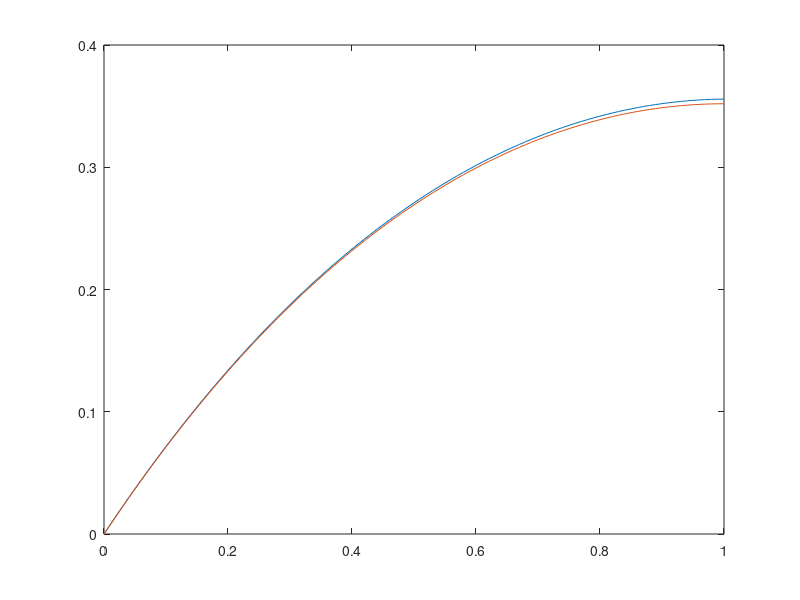

Source code (MATLAB):
xbeg = 0;
xend = 1;
ubeg = 0;
Numberofpoints = 100;
stepsize = (xend-xbeg)/Numberofpoints;
f = @(x) 1;
u = zeros(Numberofpoints+1,1);

gamma = stepsize/6 - 1/stepsize;
lambda = 2*stepsize/3 + 2/stepsize;

x = zeros(1,Numberofpoints+1);
matrixm = zeros(Numberofpoints);

    for i = 2: Numberofpoints+1
        x(i) = xbeg + (i-1)*stepsize;
    end


    for i = 2:Numberofpoints-1
    
       matrixm(i,i-1) = gamma;
       matrixm(i,i) =  lambda ;
       matrixm(i,i+1) =  gamma;
   
    end
    
    matrixm(1,1) = lambda;
    matrixm(1,2) = gamma;
    matrixm(Numberofpoints,Numberofpoints-1) = gamma;
    matrixm(Numberofpoints,Numberofpoints) = 0.5*lambda;
    
    fvec = zeros(Numberofpoints,1);
    
        for i = 1: Numberofpoints
            
            fvec(i) = stepsize*f(x(i+1));
            
        end
        
    uvals = inv(matrixm)*fvec;
    
    for i = 2:Numberofpoints+1
        
        u(i) = uvals(i-1);
        
    end
    
    sol = @(x) 1 - cosh(x) + tanh(1)*sinh(x);
    solvals = zeros(Numberofpoints+1,1);
    errors = zeros(Numberofpoints+1,1);

    for i = 1: Numberofpoints+1
        
        solvals(i) = sol(x(i));
        errors(i) = abs(solvals(i) - u(i));
    end
    
    figure
    plot(x,u,x,solvals)
